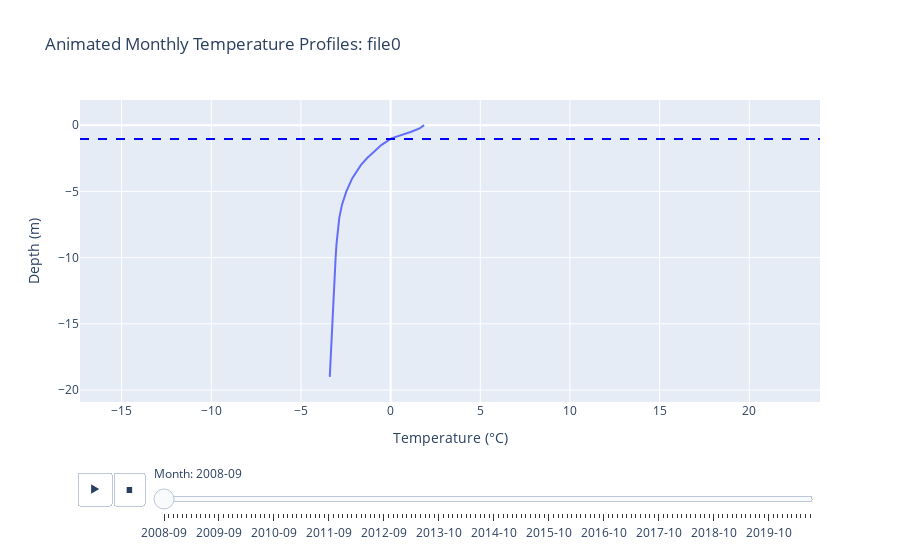

The notebook cell this image was saved under:
### Code cell
create_animated_temperature_profile_plotly_with_zero_line(dfm_list[0], 'file0')

### Figure 1 — Plotly figure (JSON) as saved in the notebook; plotly's stock layout.template omitted (floating-point values rounded to 4 significant figures)
{"data": [{"hovertemplate": "Month=2008-09<br>Temperature (°C)=%{x}<br>Depth (m)=%{y}<extra></extra>", "legendgroup": "", "line": {"color": "#636efa", "dash": "solid"}, "marker": {"symbol": "circle"}, "mode": "lines", "name": "", "orientation": "v", "showlegend": false, "type": "scatter", "x": [1.868, 1.616, 1.155, 0.5505, 0.04268, -0.5191, -0.9434, -1.319, -1.649, -2.135, -2.468, -2.709, -2.861, -2.949, -3.018, -3.066, -3.134, -3.241, -3.392], "xaxis": "x", "y": [0, -0.25, -0.5, -0.75, -1, -1.5, -2, -2.5, -3, -4, -5, -6, -7, -8, -9, -10, -12, -15, -19], "yaxis": "y"}], "layout": {"legend": {"tracegroupgap": 0}, "shapes": [{"line": {"color": "blue", "dash": "dash", "width": 2}, "type": "line", "x0": -17.32, "x1": 23.94, "y0": -1.038, "y1": -1.038}], "sliders": [{"active": 0, "currentvalue": {"prefix": "Month: "}, "len": 0.9, "pad": {"b": 10, "t": 60}, "steps": [{"args": [["2008-09"], {"frame": {"duration": 0, "redraw": false}, "fromcurrent": true, "mode": "immediate", "transition": {"duration": 0, "easing": "linear"}}], "label": "2008-09", "method": "animate"}, {"args": [["2008-10"], {"frame": {"duration": 0, "redraw": false}, "fromcurrent": true, "mode": "immediate", "transition": {"duration": 0, "easing": "linear"}}], "label": "2008-10", "method": "animate"}, {"args": [["2008-11"], {"frame": {"duration": 0, "redraw": false}, "fromcurrent": true, "mode": "immediate", "transition": {"duration": 0, "easing": "linear"}}], "label": "2008-11", "method": "animate"}, {"args": [["2008-12"], {"frame": {"duration": 0, "redraw": false}, "fromcurrent": true, "mode": "immediate", "transition": {"duration": 0, "easing": "linear"}}], "label": "2008-12", "method": "animate"}, {"args": [["2009-01"], {"frame": {"duration": 0, "redraw": false}, "fromcurrent": true, "mode": "immediate", "transition": {"duration": 0, "easing": "linear"}}], "label": "2009-01", "method": "animate"}, {"args": [["2009-02"], {"frame": {"duration": 0, "redraw": false}, "fromcurrent": true, "mode": "immediate", "transition": {"duration": 0, "easing": "linear"}}], "label": "2009-02", "method": "animate"}, {"args": [["2009-03"], {"frame": {"duration": 0, "redraw": false}, "fromcurrent": true, "mode": "immediate", "transition": {"duration": 0, "easing": "linear"}}], "label": "2009-03", "method": "animate"}, {"args": [["2009-04"], {"frame": {"duration": 0, "redraw": false}, "fromcurrent": true, "mode": "immediate", "transition": {"duration": 0, "easing": "linear"}}], "label": "2009-04", "method": "animate"}, {"args": [["2009-05"], {"frame": {"duration": 0, "redraw": false}, "fromcurrent": true, "mode": "immediate", "transition": {"duration": 0, "easing": "linear"}}], "label": "2009-05", "method": "animate"}, {"args": [["2009-06"], {"frame": {"duration": 0, "redraw": false}, "fromcurrent": true, "mode": "immediate", "transition": {"duration": 0, "easing": "linear"}}], "label": "2009-06", "method": "animate"}, {"args": [["2009-07"], {"frame": {"duration": 0, "redraw": false}, "fromcurrent": true, "mode": "immediate", "transition": {"duration": 0, "easing": "linear"}}], "label": "2009-07", "method": "animate"}, {"args": [["2009-08"], {"frame": {"duration": 0, "redraw": false}, "fromcurrent": true, "mode": "immediate", "transition": {"duration": 0, "easing": "linear"}}], "label": "2009-08", "method": "animate"}, {"args": [["2009-09"], {"frame": {"duration": 0, "redraw": false}, "fromcurrent": true, "mode": "immediate", "transition": {"duration": 0, "easing": "linear"}}], "label": "2009-09", "method": "animate"}, {"args": [["2009-10"], {"frame": {"duration": 0, "redraw": false}, "fromcurrent": true, "mode": "immediate", "transition": {"duration": 0, "easing": "linear"}}], "label": "2009-10", "method": "animate"}, {"args": [["2009-11"], {"frame": {"duration": 0, "redraw": false}, "fromcurrent": true, "mode": "immediate", "transition": {"duration": 0, "easing": "linear"}}], "label": "2009-11", "method": "animate"}, {"args": [["2009-12"], {"frame": {"duration": 0, "redraw": false}, "fromcurrent": true, "mode": "immediate", "transition": {"duration": 0, "easing": "linear"}}], "label": "2009-12", "method": "animate"}, {"args": [["2010-01"], {"frame": {"duration": 0, "redraw": false}, "fromcurrent": true, "mode": "immediate", "transition": {"duration": 0, "easing": "linear"}}], "label": "2010-01", "method": "animate"}, {"args": [["2010-02"], {"frame": {"duration": 0, "redraw": false}, "fromcurrent": true, "mode": "immediate", "transition": {"duration": 0, "easing": "linear"}}], "label": "2010-02", "method": "animate"}, {"args": [["2010-03"], {"frame": {"duration": 0, "redraw": false}, "fromcurrent": true, "mode": "immediate", "transition": {"duration": 0, "easing": "linear"}}], "label": "2010-03", "method": "animate"}, {"args": [["2010-04"], {"frame": {"duration": 0, "redraw": false}, "fromcurrent": true, "mode": "immediate", "transition": {"duration": 0, "easing": "linear"}}], "label": "2010-04", "method": "animate"}, {"args": [["2010-05"], {"frame": {"duration": 0, "redraw": false}, "fromcurrent": true, "mode": "immediate", "transition": {"duration": 0, "easing": "linear"}}], "label": "2010-05", "method": "animate"}, {"args": [["2010-06"], {"frame": {"duration": 0, "redraw": false}, "fromcurrent": true, "mode": "immediate", "transition": {"duration": 0, "easing": "linear"}}], "label": "2010-06", "method": "animate"}, {"args": [["2010-07"], {"frame": {"duration": 0, "redraw": false}, "fromcurrent": true, "mode": "immediate", "transition": {"duration": 0, "easing": "linear"}}], "label": "2010-07", "method": "animate"}, {"args": [["2010-08"], {"frame": {"duration": 0, "redraw": false}, "fromcurrent": true, "mode": "immediate", "transition": {"duration": 0, "easing": "linear"}}], "label": "2010-08", "method": "animate"}, {"args": [["2010-09"], {"frame": {"duration": 0, "redraw": false}, "fromcurrent": true, "mode": "immediate", "transition": {"duration": 0, "easing": "linear"}}], "label": "2010-09", "method": "animate"}, {"args": [["2010-10"], {"frame": {"duration": 0, "redraw": false}, "fromcurrent": true, "mode": "immediate", "transition": {"duration": 0, "easing": "linear"}}], "label": "2010-10", "method": "animate"}, {"args": [["2010-11"], {"frame": {"duration": 0, "redraw": false}, "fromcurrent": true, "mode": "immediate", "transition": {"duration": 0, "easing": "linear"}}], "label": "2010-11", "method": "animate"}, {"args": [["2010-12"], {"frame": {"duration": 0, "redraw": false}, "fromcurrent": true, "mode": "immediate", "transition": {"duration": 0, "easing": "linear"}}], "label": "2010-12", "method": "animate"}, {"args": [["2011-01"], {"frame": {"duration": 0, "redraw": false}, "fromcurrent": true, "mode": "immediate", "transition": {"duration": 0, "easing": "linear"}}], "label": "2011-01", "method": "animate"}, {"args": [["2011-02"], {"frame": {"duration": 0, "redraw": false}, "fromcurrent": true, "mode": "immediate", "transition": {"duration": 0, "easing": "linear"}}], "label": "2011-02", "method": "animate"}, {"args": [["2011-03"], {"frame": {"duration": 0, "redraw": false}, "fromcurrent": true, "mode": "immediate", "transition": {"duration": 0, "easing": "linear"}}], "label": "2011-03", "method": "animate"}, {"args": [["2011-04"], {"frame": {"duration": 0, "redraw": false}, "fromcurrent": true, "mode": "immediate", "transition": {"duration": 0, "easing": "linear"}}], "label": "2011-04", "method": "animate"}, {"args": [["2011-05"], {"frame": {"duration": 0, "redraw": false}, "fromcurrent": true, "mode": "immediate", "transition": {"duration": 0, "easing": "linear"}}], "label": "2011-05", "method": "animate"}, {"args": [["2011-06"], {"frame": {"duration": 0, "redraw": false}, "fromcurrent": true, "mode": "immediate", "transition": {"duration": 0, "easing": "linear"}}], "label": "2011-06", "method": "animate"}, {"args": [["2011-07"], {"frame": {"duration": 0, "redraw": false}, "fromcurrent": true, "mode": "immediate", "transition": {"duration": 0, "easing": "linear"}}], "label": "2011-07", "method": "animate"}, {"args": [["2011-08"], {"frame": {"duration": 0, "redraw": false}, "fromcurrent": true, "mode": "immediate", "transition": {"duration": 0, "easing": "linear"}}], "label": "2011-08", "method": "animate"}, {"args": [["2011-09"], {"frame": {"duration": 0, "redraw": false}, "fromcurrent": true, "mode": "immediate", "transition": {"duration": 0, "easing": "linear"}}], "label": "2011-09", "method": "animate"}, {"args": [["2011-10"], {"frame": {"duration": 0, "redraw": false}, "fromcurrent": true, "mode": "immediate", "transition": {"duration": 0, "easing": "linear"}}], "label": "2011-10", "method": "animate"}, {"args": [["2011-11"], {"frame": {"duration": 0, "redraw": false}, "fromcurrent": true, "mode": "immediate", "transition": {"duration": 0, "easing": "linear"}}], "label": "2011-11", "method": "animate"}, {"args": [["2011-12"], {"frame": {"duration": 0, "redraw": false}, "fromcurrent": true, "mode": "immediate", "transition": {"duration": 0, "easing": "linear"}}], "label": "2011-12", "method": "animate"}, {"args": [["2012-01"], {"frame": {"duration": 0, "redraw": false}, "fromcurrent": true, "mode": "immediate", "transition": {"duration": 0, "easing": "linear"}}], "label": "2012-01", "method": "animate"}, {"args": [["2012-02"], {"frame": {"duration": 0, "redraw": false}, "fromcurrent": true, "mode": "immediate", "transition": {"duration": 0, "easing": "linear"}}], "label": "2012-02", "method": "animate"}, {"args": [["2012-03"], {"frame": {"duration": 0, "redraw": false}, "fromcurrent": true, "mode": "immediate", "transition": {"duration": 0, "easing": "linear"}}], "label": "2012-03", "method": "animate"}, {"args": [["2012-04"], {"frame": {"duration": 0, "redraw": false}, "fromcurrent": true, "mode": "immediate", "transition": {"duration": 0, "easing": "linear"}}], "label": "2012-04", "method": "animate"}, {"args": [["2012-05"], {"frame": {"duration": 0, "redraw": false}, "fromcurrent": true, "mode": "immediate", "transition": {"duration": 0, "easing": "linear"}}], "label": "2012-05", "method": "animate"}, {"args": [["2012-06"], {"frame": {"duration": 0, "redraw": false}, "fromcurrent": true, "mode": "immediate", "transition": {"duration": 0, "easing": "linear"}}], "label": "2012-06", "method": "animate"}, {"args": [["2012-07"], {"frame": {"duration": 0, "redraw": false}, "fromcurrent": true, "mode": "immediate", "transition": {"duration": 0, "easing": "linear"}}], "label": "2012-07", "method": "animate"}, {"args": [["2012-08"], {"frame": {"duration": 0, "redraw": false}, "fromcurrent": true, "mode": "immediate", "transition": {"duration": 0, "easing": "linear"}}], "label": "2012-08", "method": "animate"}, {"args": [["2012-09"], {"frame": {"duration": 0, "redraw": false}, "fromcurrent": true, "mode": "immediate", "transition": {"duration": 0, "easing": "linear"}}], "label": "2012-09", "method": "animate"}, {"args": [["2012-10"], {"frame": {"duration": 0, "redraw": false}, "fromcurrent": true, "mode": "immediate", "transition": {"duration": 0, "easing": "linear"}}], "label": "2012-10", "method": "animate"}, {"args": [["2012-11"], {"frame": {"duration": 0, "redraw": false}, "fromcurrent": true, "mode": "immediate", "transition": {"duration": 0, "easing": "linear"}}], "label": "2012-11", "method": "animate"}, {"args": [["2012-12"], {"frame": {"duration": 0, "redraw": false}, "fromcurrent": true, "mode": "immediate", "transition": {"duration": 0, "easing": "linear"}}], "label": "2012-12", "method": "animate"}, {"args": [["2013-01"], {"frame": {"duration": 0, "redraw": false}, "fromcurrent": true, "mode": "immediate", "transition": {"duration": 0, "easing": "linear"}}], "label": "2013-01", "method": "animate"}, {"args": [["2013-02"], {"frame": {"duration": 0, "redraw": false}, "fromcurrent": true, "mode": "immediate", "transition": {"duration": 0, "easing": "linear"}}], "label": "2013-02", "method": "animate"}, {"args": [["2013-03"], {"frame": {"duration": 0, "redraw": false}, "fromcurrent": true, "mode": "immediate", "transition": {"duration": 0, "easing": "linear"}}], "label": "2013-03", "method": "animate"}, {"args": [["2013-05"], {"frame": {"duration": 0, "redraw": false}, "fromcurrent": true, "mode": "immediate", "transition": {"duration": 0, "easing": "linear"}}], "label": "2013-05", "method": "animate"}, {"args": [["2013-06"], {"frame": {"duration": 0, "redraw": false}, "fromcurrent": true, "mode": "immediate", "transition": {"duration": 0, "easing": "linear"}}], "label": "2013-06", "method": "animate"}, {"args": [["2013-07"], {"frame": {"duration": 0, "redraw": false}, "fromcurrent": true, "mode": "immediate", "transition": {"duration": 0, "easing": "linear"}}], "label": "2013-07", "method": "animate"}, {"args": [["2013-08"], {"frame": {"duration": 0, "redraw": false}, "fromcurrent": true, "mode": "immediate", "transition": {"duration": 0, "easing": "linear"}}], "label": "2013-08", "method": "animate"}, {"args": [["2013-09"], {"frame": {"duration": 0, "redraw": false}, "fromcurrent": true, "mode": "immediate", "transition": {"duration": 0, "easing": "linear"}}], "label": "2013-09", "method": "animate"}, {"args": [["2013-10"], {"frame": {"duration": 0, "redraw": false}, "fromcurrent": true, "mode": "immediate", "transition": {"duration": 0, "easing": "linear"}}], "label": "2013-10", "method": "animate"}, {"args": [["2013-11"], {"frame": {"duration": 0, "redraw": false}, "fromcurrent": true, "mode": "immediate", "transition": {"duration": 0, "easing": "linear"}}], "label": "2013-11", "method": "animate"}, {"args": [["2013-12"], {"frame": {"duration": 0, "redraw": false}, "fromcurrent": true, "mode": "immediate", "transition": {"duration": 0, "easing": "linear"}}], "label": "2013-12", "method": "animate"}, {"args": [["2014-01"], {"frame": {"duration": 0, "redraw": false}, "fromcurrent": true, "mode": "immediate", "transition": {"duration": 0, "easing": "linear"}}], "label": "2014-01", "method": "animate"}, {"args": [["2014-02"], {"frame": {"duration": 0, "redraw": false}, "fromcurrent": true, "mode": "immediate", "transition": {"duration": 0, "easing": "linear"}}], "label": "2014-02", "method": "animate"}, {"args": [["2014-03"], {"frame": {"duration": 0, "redraw": false}, "fromcurrent": true, "mode": "immediate", "transition": {"duration": 0, "easing": "linear"}}], "label": "2014-03", "method": "animate"}, {"args": [["2014-04"], {"frame": {"duration": 0, "redraw": false}, "fromcurrent": true, "mode": "immediate", "transition": {"duration": 0, "easing": "linear"}}], "label": "2014-04", "method": "animate"}, {"args": [["2014-05"], {"frame": {"duration": 0, "redraw": false}, "fromcurrent": true, "mode": "immediate", "transition": {"duration": 0, "easing": "linear"}}], "label": "2014-05", "method": "animate"}, {"args": [["2014-06"], {"frame": {"duration": 0, "redraw": false}, "fromcurrent": true, "mode": "immediate", "transition": {"duration": 0, "easing": "linear"}}], "label": "2014-06", "method": "animate"}, {"args": [["2014-07"], {"frame": {"duration": 0, "redraw": false}, "fromcurrent": true, "mode": "immediate", "transition": {"duration": 0, "easing": "linear"}}], "label": "2014-07", "method": "animate"}, {"args": [["2014-08"], {"frame": {"duration": 0, "redraw": false}, "fromcurrent": true, "mode": "immediate", "transition": {"duration": 0, "easing": "linear"}}], "label": "2014-08", "method": "animate"}, {"args": [["2014-09"], {"frame": {"duration": 0, "redraw": false}, "fromcurrent": true, "mode": "immediate", "transition": {"duration": 0, "easing": "linear"}}], "label": "2014-09", "method": "animate"}, {"args": [["2014-10"], {"frame": {"duration": 0, "redraw": false}, "fromcurrent": true, "mode": "immediate", "transition": {"duration": 0, "easing": "linear"}}], "label": "2014-10", "method": "animate"}, {"args": [["2014-11"], {"frame": {"duration": 0, "redraw": false}, "fromcurrent": true, "mode": "immediate", "transition": {"duration": 0, "easing": "linear"}}], "label": "2014-11", "method": "animate"}, {"args": [["2014-12"], {"frame": {"duration": 0, "redraw": false}, "fromcurrent": true, "mode": "immediate", "transition": {"duration": 0, "easing": "linear"}}], "label": "2014-12", "method": "animate"}, {"args": [["2015-01"], {"frame": {"duration": 0, "redraw": false}, "fromcurrent": true, "mode": "immediate", "transition": {"duration": 0, "easing": "linear"}}], "label": "2015-01", "method": "animate"}, {"args": [["2015-02"], {"frame": {"duration": 0, "redraw": false}, "fromcurrent": true, "mode": "immediate", "transition": {"duration": 0, "easing": "linear"}}], "label": "2015-02", "method": "animate"}, {"args": [["2015-03"], {"frame": {"duration": 0, "redraw": false}, "fromcurrent": true, "mode": "immediate", "transition": {"duration": 0, "easing": "linear"}}], "label": "2015-03", "method": "animate"}, {"args": [["2015-04"], {"frame": {"duration": 0, "redraw": false}, "fromcurrent": true, "mode": "immediate", "transition": {"duration": 0, "easing": "linear"}}], "label": "2015-04", "method": "animate"}, {"args": [["2015-05"], {"frame": {"duration": 0, "redraw": false}, "fromcurrent": true, "mode": "immediate", "transition": {"duration": 0, "easing": "linear"}}], "label": "2015-05", "method": "animate"}, {"args": [["2015-06"], {"frame": {"duration": 0, "redraw": false}, "fromcurrent": true, "mode": "immediate", "transition": {"duration": 0, "easing": "linear"}}], "label": "2015-06", "method": "animate"}, {"args": [["2015-07"], {"frame": {"duration": 0, "redraw": false}, "fromcurrent": true, "mode": "immediate", "transition": {"duration": 0, "easing": "linear"}}], "label": "2015-07", "method": "animate"}, {"args": [["2015-08"], {"frame": {"duration": 0, "redraw": false}, "fromcurrent": true, "mode": "immediate", "transition": {"duration": 0, "easing": "linear"}}], "label": "2015-08", "method": "animate"}, {"args": [["2015-09"], {"frame": {"duration": 0, "redraw": false}, "fromcurrent": true, "mode": "immediate", "transition": {"duration": 0, "easing": "linear"}}], "label": "2015-09", "method": "animate"}, {"args": [["2015-10"], {"frame": {"duration": 0, "redraw": false}, "fromcurrent": true, "mode": "immediate", "transition": {"duration": 0, "easing": "linear"}}], "label": "2015-10", "method": "animate"}, {"args": [["2015-11"], {"frame": {"duration": 0, "redraw": false}, "fromcurrent": true, "mode": "immediate", "transition": {"duration": 0, "easing": "linear"}}], "label": "2015-11", "method": "animate"}, {"args": [["2015-12"], {"frame": {"duration": 0, "redraw": false}, "fromcurrent": true, "mode": "immediate", "transition": {"duration": 0, "easing": "linear"}}], "label": "2015-12", "method": "animate"}, {"args": [["2016-01"], {"frame": {"duration": 0, "redraw": false}, "fromcurrent": true, "mode": "immediate", "transition": {"duration": 0, "easing": "linear"}}], "label": "2016-01", "method": "animate"}, {"args": [["2016-02"], {"frame": {"duration": 0, "redraw": false}, "fromcurrent": true, "mode": "immediate", "transition": {"duration": 0, "easing": "linear"}}], "label": "2016-02", "method": "animate"}, {"args": [["2016-03"], {"frame": {"duration": 0, "redraw": false}, "fromcurrent": true, "mode": "immediate", "transition": {"duration": 0, "easing": "linear"}}], "label": "2016-03", "method": "animate"}, {"args": [["2016-04"], {"frame": {"duration": 0, "redraw": false}, "fromcurrent": true, "mode": "immediate", "transition": {"duration": 0, "easing": "linear"}}], "label": "2016-04", "method": "animate"}, {"args": [["2016-05"], {"frame": {"duration": 0, "redraw": false}, "fromcurrent": true, "mode": "immediate", "transition": {"duration": 0, "easing": "linear"}}], "label": "2016-05", "method": "animate"}, {"args": [["2016-06"], {"frame": {"duration": 0, "redraw": false}, "fromcurrent": true, "mode": "immediate", "transition": {"duration": 0, "easing": "linear"}}], "label": "2016-06", "method": "animate"}, {"args": [["2016-07"], {"frame": {"duration": 0, "redraw": false}, "fromcurrent": true, "mode": "immediate", "transition": {"duration": 0, "easing": "linear"}}], "label": "2016-07", "method": "animate"}, {"args": [["2016-08"], {"frame": {"duration": 0, "redraw": false}, "fromcurrent": true, "mode": "immediate", "transition": {"duration": 0, "easing": "linear"}}], "label": "2016-08", "method": "animate"}, {"args": [["2016-09"], {"frame": {"duration": 0, "redraw": false}, "fromcurrent": true, "mode": "immediate", "transition": {"duration": 0, "easing": "linear"}}], "label": "2016-09", "method": "animate"}, {"args": [["2016-10"], {"frame": {"duration": 0, "redraw": false}, "fromcurrent": true, "mode": "immediate", "transition": {"duration": 0, "easing": "linear"}}], "label": "2016-10", "method": "animate"}, {"args": [["2016-11"], {"frame": {"duration": 0, "redraw": false}, "fromcurrent": true, "mode": "immediate", "transition": {"duration": 0, "easing": "linear"}}], "label": "2016-11", "method": "animate"}, {"args": [["2016-12"], {"frame": {"duration": 0, "redraw": false}, "fromcurrent": true, "mode": "immediate", "transition": {"duration": 0, "easing": "linear"}}], "label": "2016-12", "method": "animate"}, {"args": [["2017-01"], {"frame": {"duration": 0, "redraw": false}, "fromcurrent": true, "mode": "immediate", "transition": {"duration": 0, "easing": "linear"}}], "label": "2017-01", "method": "animate"}, {"args": [["2017-02"], {"frame": {"duration": 0, "redraw": false}, "fromcurrent": true, "mode": "immediate", "transition": {"duration": 0, "easing": "linear"}}], "label": "2017-02", "method": "animate"}, {"args": [["2017-03"], {"frame": {"duration": 0, "redraw": false}, "fromcurrent": true, "mode": "immediate", "transition": {"duration": 0, "easing": "linear"}}], "label": "2017-03", "method": "animate"}, {"args": [["2017-04"], {"frame": {"duration": 0, "redraw": false}, "fromcurrent": true, "mode": "immediate", "transition": {"duration": 0, "easing": "linear"}}], "label": "2017-04", "method": "animate"}, {"args": [["2017-05"], {"frame": {"duration": 0, "redraw": false}, "fromcurrent": true, "mode": "immediate", "transition": {"duration": 0, "easing": "linear"}}], "label": "2017-05", "method": "animate"}, {"args": [["2017-06"], {"frame": {"duration": 0, "redraw": false}, "fromcurrent": true, "mode": "immediate", "transition": {"duration": 0, "easing": "linear"}}], "label": "2017-06", "method": "animate"}, {"args": [["2017-07"], {"frame": {"duration": 0, "redraw": false}, "fromcurrent": true, "mode": "immediate", "transition": {"duration": 0, "easing": "linear"}}], "label": "2017-07", "method": "animate"}, {"args": [["2017-08"], {"frame": {"duration": 0, "redraw": false}, "fromcurrent": true, "mode": "immediate", "transition": {"duration": 0, "easing": "linear"}}], "label": "2017-08", "method": "animate"}, {"args": [["2017-09"], {"frame": {"duration": 0, "redraw": false}, "fromcurrent": true, "mode": "immediate", "transition": {"duration": 0, "easing": "linear"}}], "label": "2017-09", "method": "animate"}, {"args": [["2017-10"], {"frame": {"duration": 0, "redraw": false}, "fromcurrent": true, "mode": "immediate", "transition": {"duration": 0, "easing": "linear"}}], "label": "2017-10", "method": "animate"}, {"args": [["2017-11"], {"frame": {"duration": 0, "redraw": false}, "fromcurrent": true, "mode": "immediate", "transition": {"duration": 0, "easing": "linear"}}], "label": "2017-11", "method": "animate"}, {"args": [["2017-12"], {"frame": {"duration": 0, "redraw": false}, "fromcurrent": true, "mode": "immediate", "transition": {"duration": 0, "easing": "linear"}}], "label": "2017-12", "method": "animate"}, {"args": [["2018-01"], {"frame": {"duration": 0, "redraw": false}, "fromcurrent": true, "mode": "immediate", "transition": {"duration": 0, "easing": "linear"}}], "label": "2018-01", "method": "animate"}, {"args": [["2018-02"], {"frame": {"duration": 0, "redraw": false}, "fromcurrent": true, "mode": "immediate", "transition": {"duration": 0, "easing": "linear"}}], "label": "2018-02", "method": "animate"}, {"args": [["2018-03"], {"frame": {"duration": 0, "redraw": false}, "fromcurrent": true, "mode": "immediate", "transition": {"duration": 0, "easing": "linear"}}], "label": "2018-03", "method": "animate"}, {"args": [["2018-04"], {"frame": {"duration": 0, "redraw": false}, "fromcurrent": true, "mode": "immediate", "transition": {"duration": 0, "easing": "linear"}}], "label": "2018-04", "method": "animate"}, {"args": [["2018-05"], {"frame": {"duration": 0, "redraw": false}, "fromcurrent": true, "mode": "immediate", "transition": {"duration": 0, "easing": "linear"}}], "label": "2018-05", "method": "animate"}, {"args": [["2018-06"], {"frame": {"duration": 0, "redraw": false}, "fromcurrent": true, "mode": "immediate", "transition": {"duration": 0, "easing": "linear"}}], "label": "2018-06", "method": "animate"}, {"args": [["2018-07"], {"frame": {"duration": 0, "redraw": false}, "fromcurrent": true, "mode": "immediate", "transition": {"duration": 0, "easing": "linear"}}], "label": "2018-07", "method": "animate"}, {"args": [["2018-08"], {"frame": {"duration": 0, "redraw": false}, "fromcurrent": true, "mode": "immediate", "transition": {"duration": 0, "easing": "linear"}}], "label": "2018-08", "method": "animate"}, {"args": [["2018-09"], {"frame": {"duration": 0, "redraw": false}, "fromcurrent": true, "mode": "immediate", "transition": {"duration": 0, "easing": "linear"}}], "label": "2018-09", "method": "animate"}, {"args": [["2018-10"], {"frame": {"duration": 0, "redraw": false}, "fromcurrent": true, "mode": "immediate", "transition": {"duration": 0, "easing": "linear"}}], "label": "2018-10", "method": "animate"}, {"args": [["2018-11"], {"frame": {"duration": 0, "redraw": false}, "fromcurrent": true, "mode": "immediate", "transition": {"duration": 0, "easing": "linear"}}], "label": "2018-11", "method": "animate"}, {"args": [["2018-12"], {"frame": {"duration": 0, "redraw": false}, "fromcurrent": true, "mode": "immediate", "transition": {"duration": 0, "easing": "linear"}}], "label": "2018-12", "method": "animate"}, {"args": [["2019-01"], {"frame": {"duration": 0, "redraw": false}, "fromcurrent": true, "mode": "immediate", "transition": {"duration": 0, "easing": "linear"}}], "label": "2019-01", "method": "animate"}, {"args": [["2019-02"], {"frame": {"duration": 0, "redraw": false}, "fromcurrent": true, "mode": "immediate", "transition": {"duration": 0, "easing": "linear"}}], "label": "2019-02", "method": "animate"}, {"args": [["2019-03"], {"frame": {"duration": 0, "redraw": false}, "fromcurrent": true, "mode": "immediate", "transition": {"duration": 0, "easing": "linear"}}], "label": "2019-03", "method": "animate"}, {"args": [["2019-04"], {"frame": {"duration": 0, "redraw": false}, "fromcurrent": true, "mode": "immediate", "transition": {"duration": 0, "easing": "linear"}}], "label": "2019-04", "method": "animate"}, {"args": [["2019-05"], {"frame": {"duration": 0, "redraw": false}, "fromcurrent": true, "mode": "immediate", "transition": {"duration": 0, "easing": "linear"}}], "label": "2019-05", "method": "animate"}, {"args": [["2019-06"], {"frame": {"duration": 0, "redraw": false}, "fromcurrent": true, "mode": "immediate", "transition": {"duration": 0, "easing": "linear"}}], "label": "2019-06", "method": "animate"}, {"args": [["2019-07"], {"frame": {"duration": 0, "redraw": false}, "fromcurrent": true, "mode": "immediate", "transition": {"duration": 0, "easing": "linear"}}], "label": "2019-07", "method": "animate"}, {"args": [["2019-08"], {"frame": {"duration": 0, "redraw": false}, "fromcurrent": true, "mode": "immediate", "transition": {"duration": 0, "easing": "linear"}}], "label": "2019-08", "method": "animate"}, {"args": [["2019-09"], {"frame": {"duration": 0, "redraw": false}, "fromcurrent": true, "mode": "immediate", "transition": {"duration": 0, "easing": "linear"}}], "label": "2019-09", "method": "animate"}, {"args": [["2019-10"], {"frame": {"duration": 0, "redraw": false}, "fromcurrent": true, "mode": "immediate", "transition": {"duration": 0, "easing": "linear"}}], "label": "2019-10", "method": "animate"}, {"args": [["2019-11"], {"frame": {"duration": 0, "redraw": false}, "fromcurrent": true, "mode": "immediate", "transition": {"duration": 0, "easing": "linear"}}], "label": "2019-11", "method": "animate"}, {"args": [["2019-12"], {"frame": {"duration": 0, "redraw": false}, "fromcurrent": true, "mode": "immediate", "transition": {"duration": 0, "easing": "linear"}}], "label": "2019-12", "method": "animate"}, {"args": [["2020-01"], {"frame": {"duration": 0, "redraw": false}, "fromcurrent": true, "mode": "immediate", "transition": {"duration": 0, "easing": "linear"}}], "label": "2020-01", "method": "animate"}, {"args": [["2020-02"], {"frame": {"duration": 0, "redraw": false}, "fromcurrent": true, "mode": "immediate", "transition": {"duration": 0, "easing": "linear"}}], "label": "2020-02", "method": "animate"}, {"args": [["2020-05"], {"frame": {"duration": 0, "redraw": false}, "fromcurrent": true, "mode": "immediate", "transition": {"duration": 0, "easing": "linear"}}], "label": "2020-05", "method": "animate"}, {"args": [["2020-06"], {"frame": {"duration": 0, "redraw": false}, "fromcurrent": true, "mode": "immediate", "transition": {"duration": 0, "easing": "linear"}}], "label": "2020-06", "method": "animate"}, {"args": [["2020-07"], {"frame": {"duration": 0, "redraw": false}, "fromcurrent": true, "mode": "immediate", "transition": {"duration": 0, "easing": "linear"}}], "label": "2020-07", "method": "animate"}, {"args": [["2020-09"], {"frame": {"duration": 0, "redraw": false}, "fromcurrent": true, "mode": "immediate", "transition": {"duration": 0, "easing": "linear"}}], "label": "2020-09", "method": "animate"}, {"args": [["2020-10"], {"frame": {"duration": 0, "redraw": false}, "fromcurrent": true, "mode": "immediate", "transition": {"duration": 0, "easing": "linear"}}], "label": "2020-10", "method": "animate"}], "x": 0.1, "xanchor": "left", "y": 0, "yanchor": "top"}], "title": {"text": "Animated Monthly Temperature Profiles: file0"}, "updatemenus": [{"buttons": [{"args": [null, {"frame": {"duration": 500, "redraw": false}, "fromcurrent": true, "mode": "immediate", "transition": {"duration": 100, "easing": "linear"}}], "label": "&#9654;", "method": "animate"}, {"args": [[null], {"frame": {"duration": 0, "redraw": false}, "fromcurrent": true, "mode": "immediate", "transition": {"duration": 0, "easing": "linear"}}], "label": "&#9724;", "method": "animate"}], "direction": "left", "pad": {"r": 10, "t": 70}, "showactive": false, "type": "buttons", "x": 0.1, "xanchor": "right", "y": 0, "yanchor": "top"}], "xaxis": {"anchor": "y", "autorange": false, "domain": [0, 1], "range": [-17.32, 23.94], "title": {"text": "Temperature (°C)"}}, "yaxis": {"anchor": "x", "autorange": false, "domain": [0, 1], "range": [-20.9, 1.9], "title": {"text": "Depth (m)"}}}}
